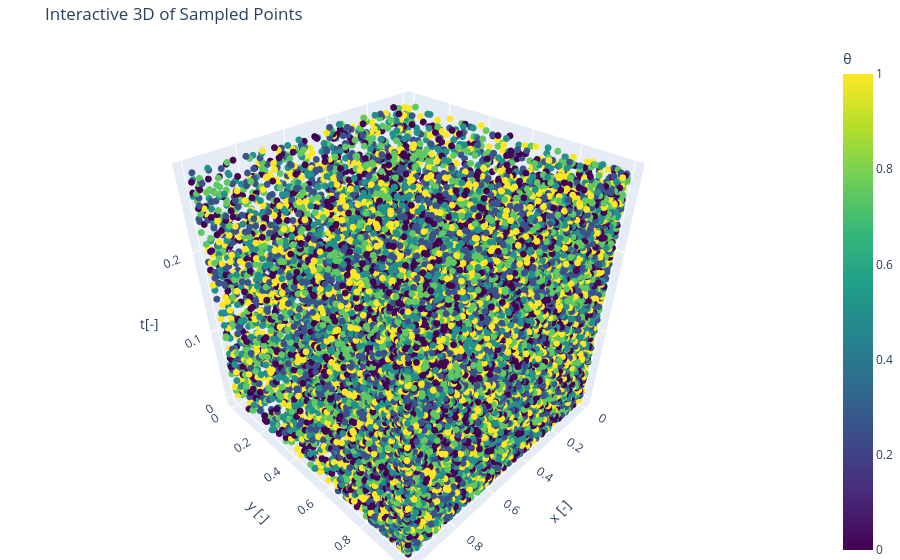

This figure's notebook cell:
### Markdown cell above
# 3D Visualization of Sampled Training Data

This section provides an interactive 3D visualization of all sampled training points used in the PINN.

The plot includes:
- Boundary points (top, bottom, left, right)
- Interior collocation points (PDE enforcement)
- Initial condition points (t = 0)

Each point is plotted in the normalized space:
- x, y → spatial coordinates
- t → dimensionless time
- θ → fiber orientation (encoded as color)

This visualization is used to verify:
- Proper space-time coverage
- Uniformity of sampling
- Distribution of boundary vs interior points
- Multi-angle dataset consistency

### Code cell
def plot_interactive_3D():
    top_np = top.detach().cpu().numpy()
    bottom_np = bottom.detach().cpu().numpy()
    left_np = left.detach().cpu().numpy()
    right_np = right.detach().cpu().numpy()
    collocation_np = collocation.detach().cpu().numpy()
    initial_np = initial.detach().cpu().numpy()

    fig = go.Figure()

    fig.add_trace(
        go.Scatter3d(
            x=top_np[:, 0],
            y=top_np[:, 1],
            z=top_np[:, 2],
            mode="markers",
            marker=dict(
                size=4,
                color=top_np[:, 3],
                colorscale="Viridis",
                colorbar=dict(title="θ"),
            ),
        )
    )
    fig.add_trace(
        go.Scatter3d(
            x=bottom_np[:, 0],
            y=bottom_np[:, 1],
            z=bottom_np[:, 2],
            mode="markers",
            marker=dict(
                size=4, color=bottom_np[:, 3], colorscale="Viridis", showscale=False
            ),
        )
    )
    fig.add_trace(
        go.Scatter3d(
            x=left_np[:, 0],
            y=left_np[:, 1],
            z=left_np[:, 2],
            mode="markers",
            marker=dict(
                size=4, color=left_np[:, 3], colorscale="Viridis", showscale=False
            ),
        )
    )
    fig.add_trace(
        go.Scatter3d(
            x=right_np[:, 0],
            y=right_np[:, 1],
            z=right_np[:, 2],
            mode="markers",
            marker=dict(
                size=4, color=right_np[:, 3], colorscale="Viridis", showscale=False
            ),
        )
    )
    fig.add_trace(
        go.Scatter3d(
            x=collocation_np[:, 0],
            y=collocation_np[:, 1],
            z=collocation_np[:, 2],
            mode="markers",
            marker=dict(
                size=4,
                color=collocation_np[:, 3],
                colorscale="Viridis",
                showscale=False,
            ),
        )
    )
    fig.add_trace(
        go.Scatter3d(
            x=initial_np[:, 0],
            y=initial_np[:, 1],
            z=initial_np[:, 2],
            mode="markers",
            marker=dict(
                size=4, color=initial_np[:, 3], colorscale="Viridis", showscale=False
            ),
        )
    )
    fig.update_layout(
        title="Interactive 3D of Sampled Points",
        scene=dict(
            xaxis_title="x [-]",
            yaxis_title="y [-]",
            zaxis_title="t[-]",
            aspectmode="cube",
        ),
        margin=dict(l=0, r=0, b=0, t=40),
        showlegend=False,
    )

    fig.show()


plot_interactive_3D()

### Figure 1 — Plotly figure (JSON) as saved in the notebook; plotly's stock layout.template omitted (floating-point values rounded to 4 significant figures; data arrays with more than 128 entries replaced by an {"elided": "..."} marker saying what was removed)
{"data": [{"marker": {"color": {"elided": "1500 float values"}, "colorbar": {"title": {"text": "θ"}}, "colorscale": [[0, "#440154"], [0.1111, "#482878"], [0.2222, "#3e4989"], [0.3333, "#31688e"], [0.4444, "#26828e"], [0.5556, "#1f9e89"], [0.6667, "#35b779"], [0.7778, "#6ece58"], [0.8889, "#b5de2b"], [1, "#fde725"]], "size": 4}, "mode": "markers", "type": "scatter3d", "x": {"elided": "1500 float values"}, "y": {"elided": "1500 float values"}, "z": {"elided": "1500 float values"}}, {"marker": {"color": {"elided": "1500 float values"}, "colorscale": [[0, "#440154"], [0.1111, "#482878"], [0.2222, "#3e4989"], [0.3333, "#31688e"], [0.4444, "#26828e"], [0.5556, "#1f9e89"], [0.6667, "#35b779"], [0.7778, "#6ece58"], [0.8889, "#b5de2b"], [1, "#fde725"]], "showscale": false, "size": 4}, "mode": "markers", "type": "scatter3d", "x": {"elided": "1500 float values"}, "y": {"elided": "1500 float values"}, "z": {"elided": "1500 float values"}}, {"marker": {"color": {"elided": "1500 float values"}, "colorscale": [[0, "#440154"], [0.1111, "#482878"], [0.2222, "#3e4989"], [0.3333, "#31688e"], [0.4444, "#26828e"], [0.5556, "#1f9e89"], [0.6667, "#35b779"], [0.7778, "#6ece58"], [0.8889, "#b5de2b"], [1, "#fde725"]], "showscale": false, "size": 4}, "mode": "markers", "type": "scatter3d", "x": {"elided": "1500 float values"}, "y": {"elided": "1500 float values"}, "z": {"elided": "1500 float values"}}, {"marker": {"color": {"elided": "1500 float values"}, "colorscale": [[0, "#440154"], [0.1111, "#482878"], [0.2222, "#3e4989"], [0.3333, "#31688e"], [0.4444, "#26828e"], [0.5556, "#1f9e89"], [0.6667, "#35b779"], [0.7778, "#6ece58"], [0.8889, "#b5de2b"], [1, "#fde725"]], "showscale": false, "size": 4}, "mode": "markers", "type": "scatter3d", "x": {"elided": "1500 float values"}, "y": {"elided": "1500 float values"}, "z": {"elided": "1500 float values"}}, {"marker": {"color": {"elided": "15000 float values"}, "colorscale": [[0, "#440154"], [0.1111, "#482878"], [0.2222, "#3e4989"], [0.3333, "#31688e"], [0.4444, "#26828e"], [0.5556, "#1f9e89"], [0.6667, "#35b779"], [0.7778, "#6ece58"], [0.8889, "#b5de2b"], [1, "#fde725"]], "showscale": false, "size": 4}, "mode": "markers", "type": "scatter3d", "x": {"elided": "15000 float values"}, "y": {"elided": "15000 float values"}, "z": {"elided": "15000 float values"}}, {"marker": {"color": {"elided": "1500 float values"}, "colorscale": [[0, "#440154"], [0.1111, "#482878"], [0.2222, "#3e4989"], [0.3333, "#31688e"], [0.4444, "#26828e"], [0.5556, "#1f9e89"], [0.6667, "#35b779"], [0.7778, "#6ece58"], [0.8889, "#b5de2b"], [1, "#fde725"]], "showscale": false, "size": 4}, "mode": "markers", "type": "scatter3d", "x": {"elided": "1500 float values"}, "y": {"elided": "1500 float values"}, "z": {"elided": "1500 float values"}}], "layout": {"margin": {"b": 0, "l": 0, "r": 0, "t": 40}, "scene": {"aspectmode": "cube", "xaxis": {"title": {"text": "x [-]"}}, "yaxis": {"title": {"text": "y [-]"}}, "zaxis": {"title": {"text": "t[-]"}}}, "showlegend": false, "title": {"text": "Interactive 3D of Sampled Points"}}}
